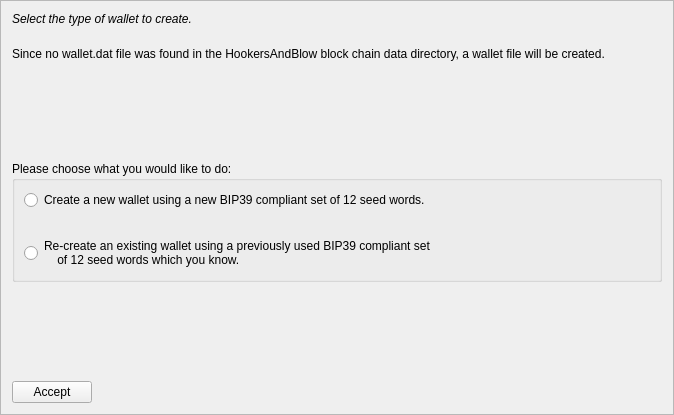
<?xml version="1.0" encoding="UTF-8"?>
<ui version="4.0">
 <class>MnemonicDialog1</class>
 <widget class="QFrame" name="MnemonicDialog1">
  <property name="geometry">
   <rect>
    <x>0</x>
    <y>0</y>
    <width>674</width>
    <height>415</height>
   </rect>
  </property>
  <property name="windowTitle">
   <string>HD Wallet Setup</string>
  </property>
  <property name="frameShape">
   <enum>QFrame::StyledPanel</enum>
  </property>
  <property name="frameShadow">
   <enum>QFrame::Raised</enum>
  </property>
  <layout class="QVBoxLayout" name="verticalLayout">
   <item>
    <widget class="QLabel" name="walletLabel">
     <property name="styleSheet">
      <string notr="true">QLabel { font-style:italic; }</string>
     </property>
     <property name="text">
      <string>Select the type of wallet to create.</string>
     </property>
     <property name="wordWrap">
      <bool>true</bool>
     </property>
    </widget>
   </item>
   <item>
    <spacer name="verticalSpacer_4">
     <property name="orientation">
      <enum>Qt::Vertical</enum>
     </property>
     <property name="sizeType">
      <enum>QSizePolicy::Minimum</enum>
     </property>
     <property name="sizeHint" stdset="0">
      <size>
       <width>20</width>
       <height>15</height>
      </size>
     </property>
    </spacer>
   </item>
   <item>
    <widget class="QLabel" name="wallettypeLabel">
     <property name="text">
      <string>Since no wallet.dat file was found in the HookersAndBlow block chain data directory, a wallet file will be created.</string>
     </property>
     <property name="wordWrap">
      <bool>true</bool>
     </property>
    </widget>
   </item>
   <item>
    <spacer name="verticalSpacer">
     <property name="orientation">
      <enum>Qt::Vertical</enum>
     </property>
     <property name="sizeHint" stdset="0">
      <size>
       <width>20</width>
       <height>40</height>
      </size>
     </property>
    </spacer>
   </item>
   <item>
    <widget class="QGroupBox" name="groupBox">
     <property name="title">
      <string>Please choose what you would like to do:</string>
     </property>
     <layout class="QVBoxLayout" name="verticalLayout_2">
      <item>
       <widget class="QRadioButton" name="walletNewRadio">
        <property name="text">
         <string>Create a new wallet using a new BIP39 compliant set of 12 seed words.</string>
        </property>
       </widget>
      </item>
      <item>
       <spacer name="verticalSpacer_3">
        <property name="orientation">
         <enum>Qt::Vertical</enum>
        </property>
        <property name="sizeHint" stdset="0">
         <size>
          <width>20</width>
          <height>20</height>
         </size>
        </property>
       </spacer>
      </item>
      <item>
       <widget class="QRadioButton" name="walletOldRadio">
        <property name="text">
         <string>Re-create an existing wallet using a previously used BIP39 compliant set 
    of 12 seed words which you know.</string>
        </property>
       </widget>
      </item>
     </layout>
    </widget>
   </item>
   <item>
    <spacer name="verticalSpacer_2">
     <property name="orientation">
      <enum>Qt::Vertical</enum>
     </property>
     <property name="sizeHint" stdset="0">
      <size>
       <width>20</width>
       <height>40</height>
      </size>
     </property>
    </spacer>
   </item>
   <item>
    <layout class="QHBoxLayout" name="horizontalLayout">
     <item>
      <widget class="QPushButton" name="acceptButton">
       <property name="text">
        <string>Accept</string>
       </property>
       <property name="autoDefault">
        <bool>false</bool>
       </property>
      </widget>
     </item>
     <item>
      <spacer name="horizontalSpacer">
       <property name="orientation">
        <enum>Qt::Horizontal</enum>
       </property>
       <property name="sizeHint" stdset="0">
        <size>
         <width>40</width>
         <height>20</height>
        </size>
       </property>
      </spacer>
     </item>
    </layout>
   </item>
  </layout>
 </widget>
 <resources/>
 <connections/>
</ui>
